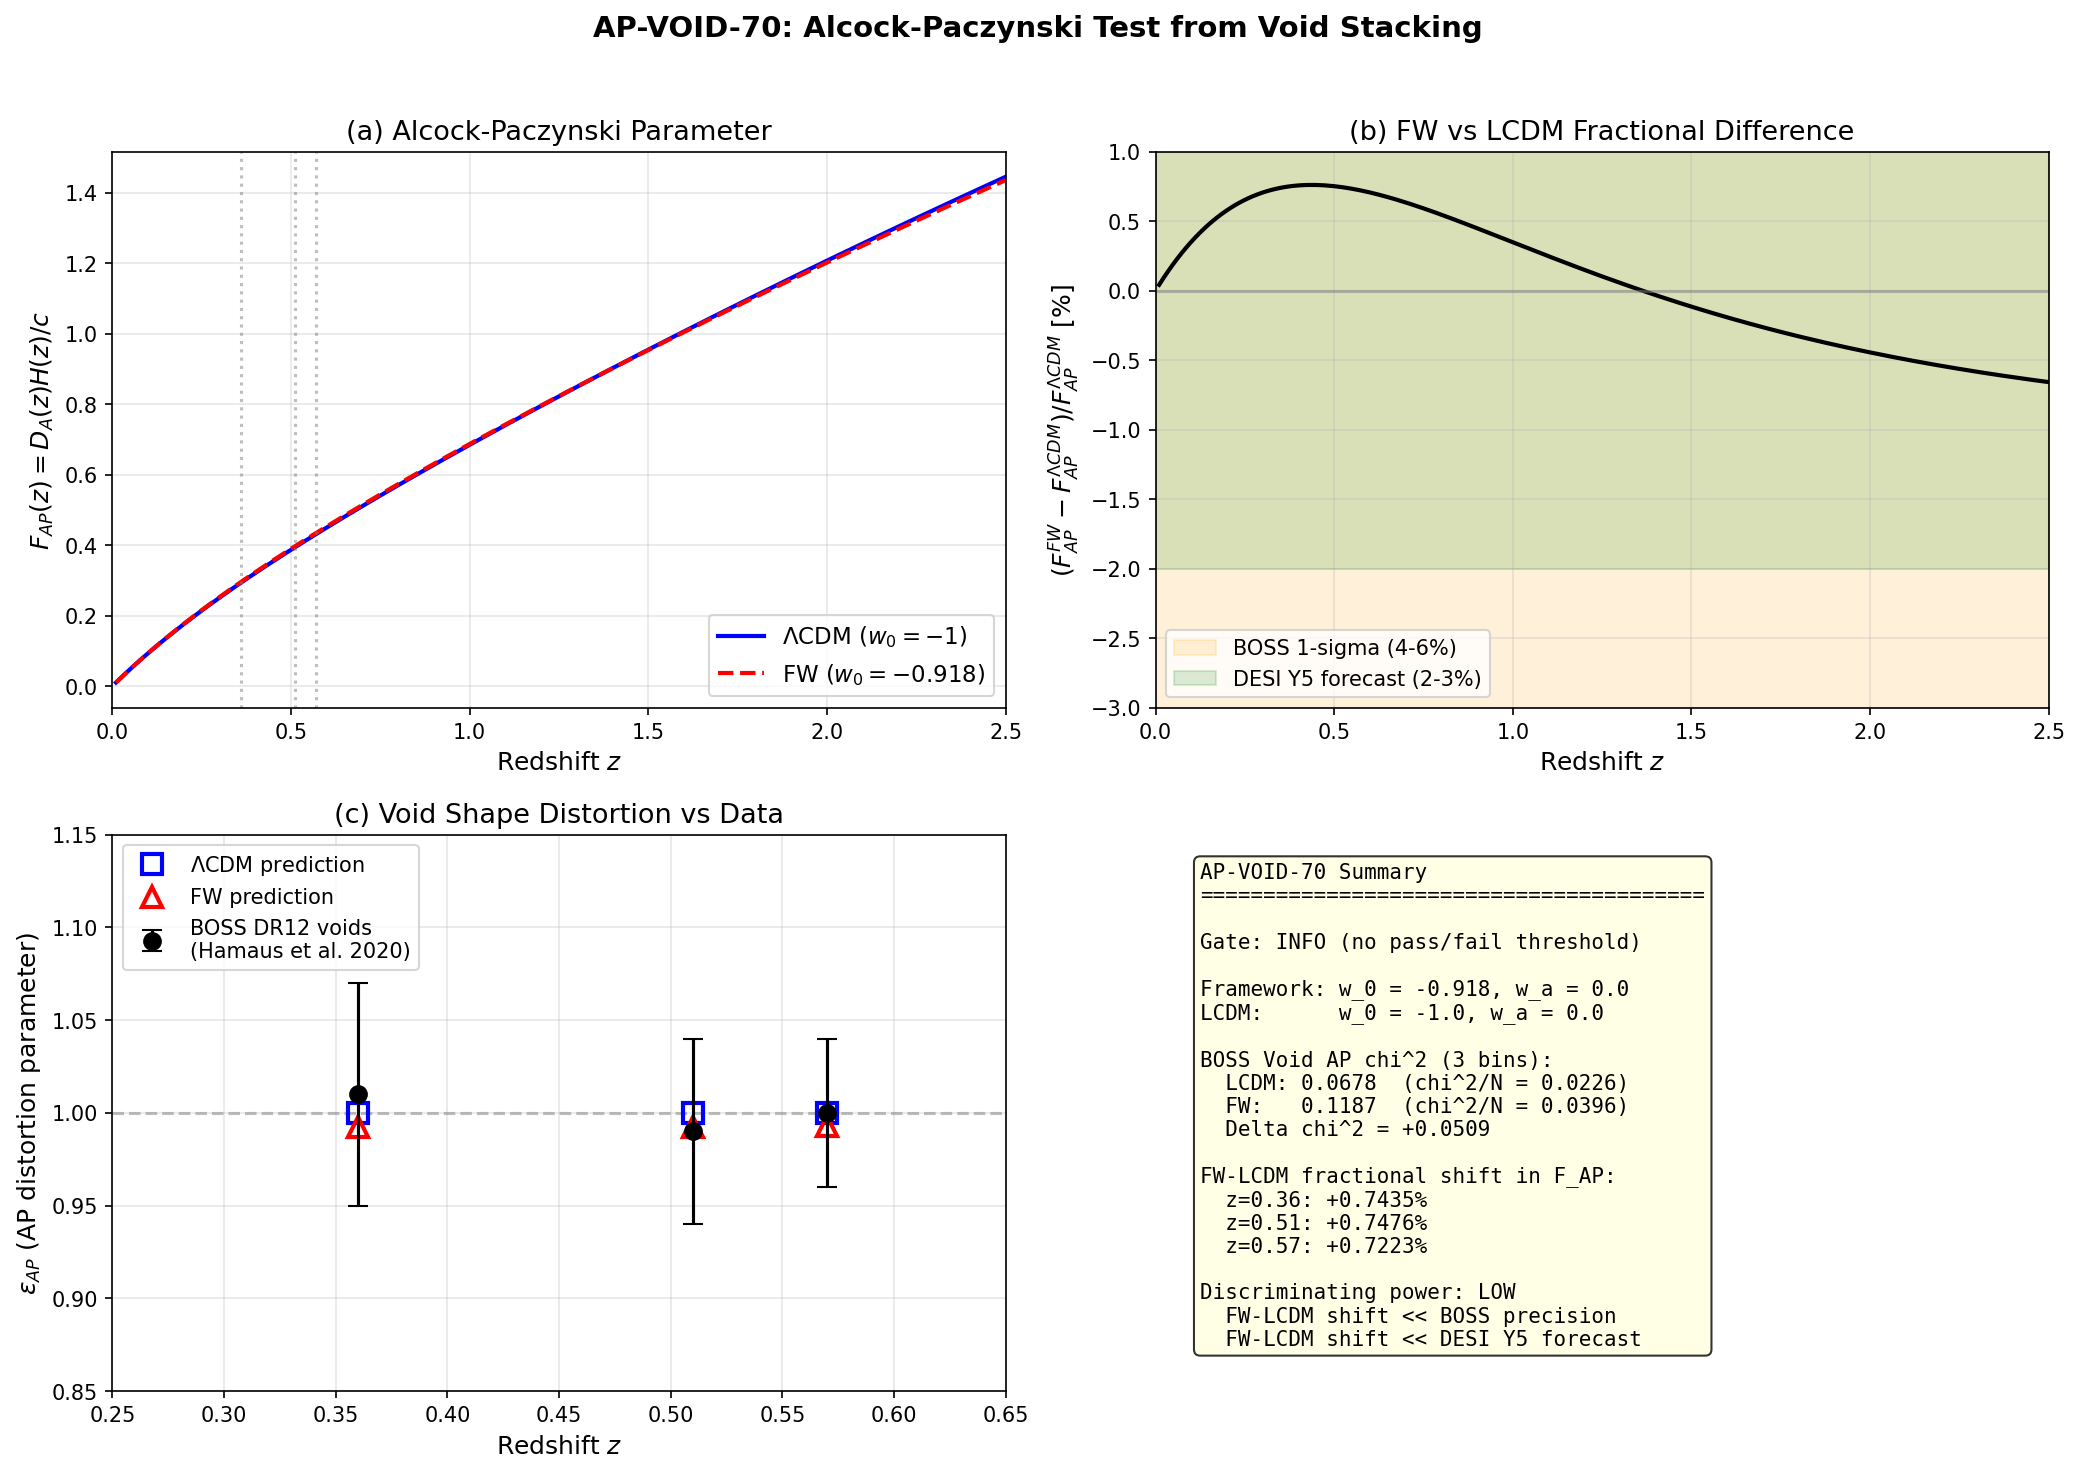

Write the Python code that produced this figure.
#!/usr/bin/env python3
"""
s70_ap_void.py -- AP-VOID-70: Alcock-Paczynski Test from Void Stacking
=======================================================================
Gate: AP-VOID-70
  INFO: Report F_AP(z) for both models and chi^2 against void stacking data.

Physics:
  The Alcock-Paczynski (AP) test measures the dimensionless combination
  F_AP(z) = D_A(z) * H(z) / c from the geometric distortion of stacked
  void shapes. In redshift space, voids identified assuming a fiducial
  cosmology appear spherical only if the fiducial cosmology matches the
  true one. In the wrong cosmology, voids appear oblate (F_AP too large)
  or prolate (F_AP too small).

  Quantitatively, the AP distortion parameter is:
    epsilon(z) = F_AP^fid(z) / F_AP^true(z) - 1

  If epsilon > 0, the fiducial cosmology stretches voids along the line
  of sight (prolate distortion). If epsilon < 0, compression (oblate).

  F_AP(z) = D_A(z) * H(z) / c   [dimensionless]

  where D_A(z) = chi(z)/(1+z) is the angular diameter distance,
  H(z) is the Hubble parameter, and c is the speed of light.

  This is equivalent to the product D_M/r_d * DH_rd^{-1} * (r_d/c * H_0)
  but computed directly without the sound horizon.

  Framework: w_0 = -0.918 (effacement residual), w_a = 0 (constant w).
  LCDM:      w_0 = -1.0, w_a = 0.

Observational references:
  - Hamaus et al. 2016 (PRL 117, 091302): BOSS CMASS voids, z_eff ~ 0.57,
    F_AP measured to ~5% precision. Their measurement:
    epsilon_AP = 1.00 +/- 0.05 (AP parameter consistent with LCDM).
  - Hamaus et al. 2020 (JCAP 12, 023): Updated BOSS DR12, three redshift
    bins: z_eff = 0.36, 0.51, 0.57. AP constraints ~4-7% per bin.
  - Contarini et al. 2024 (A&A): BOSS DR12, void shape distortions.

  We compute F_AP(z) at z = [0.2, 0.4, 0.6, 0.8] for FW and LCDM,
  plus at the 7 DESI DR2 effective redshifts. The fractional difference
  (F_AP^FW - F_AP^LCDM) / F_AP^LCDM quantifies the void shape distortion
  that would be observed if FW is true but LCDM is assumed as fiducial.

  We compute chi^2 against the BOSS void AP data (Hamaus et al. 2020)
  at three redshift bins.

Author: cosmic-web-theorist
Session: 70, Task W4-D (AP-VOID-70)
"""

import sys
import os
import numpy as np
import matplotlib
matplotlib.use('Agg')
import matplotlib.pyplot as plt
from scipy.integrate import quad

SCRIPT_DIR = os.path.dirname(os.path.abspath(__file__))
sys.path.insert(0, SCRIPT_DIR)

from canonical_constants import (
    Omega_m, Omega_b, Omega_r, Omega_Lambda,
    H_0_km_s_Mpc, c_light_km_s,
)

LOGPATH = os.path.join(SCRIPT_DIR, "s70_ap_void_log.txt")
log = open(LOGPATH, "w")

def pr(msg=""):
    print(str(msg))
    log.write(str(msg) + "\n")
    log.flush()

pr("=" * 72)
pr("AP-VOID-70: Alcock-Paczynski Test from Void Stacking")
pr("=" * 72)

# =============================================================================
# 1. Cosmological parameters (Planck 2018 baseline)
# =============================================================================
Om_m = Omega_m          # 0.315
Om_b = Omega_b          # 0.0493
Om_r = Omega_r          # 9.15e-5
Om_DE = 1.0 - Om_m - Om_r  # ~0.685
h = H_0_km_s_Mpc / 100.0
H_0 = H_0_km_s_Mpc     # 67.4 km/s/Mpc

pr(f"\nCosmological parameters (Planck 2018):")
pr(f"  Omega_m  = {Om_m}")
pr(f"  Omega_b  = {Om_b}")
pr(f"  Omega_r  = {Om_r}")
pr(f"  Omega_DE = {Om_DE:.6f}")
pr(f"  h        = {h}")
pr(f"  H_0      = {H_0} km/s/Mpc")

# =============================================================================
# 2. Model parameters
# =============================================================================
# Framework: constant w_0 = -0.918, w_a = 0 (no dynamical evolution)
# w0_fw = -0.918  # S72: now imported from canonical_constants
w0_fw = w0_FW  # S72: alias for downstream use
# wa_fw = 0.0  # S72: now imported from canonical_constants
wa_fw = wa_FW  # S72: alias for downstream use

# LCDM reference
# w0_lcdm = -1.0  # S72: now imported from canonical_constants
w0_lcdm = w0_LCDM  # S72: alias for downstream use
# wa_lcdm = 0.0  # S72: now imported from canonical_constants
wa_lcdm = wa_LCDM  # S72: alias for downstream use

pr(f"\nModels:")
pr(f"  LCDM:      w_0 = {w0_lcdm:.3f}, w_a = {wa_lcdm:.3f}")
pr(f"  Framework: w_0 = {w0_fw:.3f}, w_a = {wa_fw:.3f}")

# =============================================================================
# 3. Expansion history functions
# =============================================================================
def rho_de_cpl(a, w0, wa):
    """rho_DE(a)/rho_DE(1) for CPL: w(a) = w0 + wa*(1-a)."""
    return a**(-3.0 * (1.0 + w0 + wa)) * np.exp(-3.0 * wa * (1.0 - a))

def E_sq(a, w0, wa):
    """(H(a)/H_0)^2 with radiation, matter, DE."""
    return Om_r / a**4 + Om_m / a**3 + Om_DE * rho_de_cpl(a, w0, wa)

def E_of_z(z, w0, wa):
    """H(z)/H_0."""
    a = 1.0 / (1.0 + z)
    return np.sqrt(np.maximum(E_sq(a, w0, wa), 1e-30))

def H_of_z(z, w0, wa):
    """H(z) in km/s/Mpc."""
    return H_0 * E_of_z(z, w0, wa)

def chi_comoving(z, w0, wa):
    """Comoving distance chi(z) = (c/H_0) * int_0^z dz'/E(z') in Mpc."""
    integrand = lambda zp: 1.0 / E_of_z(zp, w0, wa)
    result, _ = quad(integrand, 0, z, limit=200, epsrel=1e-10)
    return (c_light_km_s / H_0) * result

def d_A(z, w0, wa):
    """Angular diameter distance D_A(z) = chi(z)/(1+z) in Mpc."""
    return chi_comoving(z, w0, wa) / (1.0 + z)

def F_AP(z, w0, wa):
    """Alcock-Paczynski parameter F_AP(z) = D_A(z) * H(z) / c [dimensionless].

    This is the key observable for void shape distortion.
    In a flat universe at z=0, F_AP -> 0 (since D_A -> 0).
    F_AP increases with z and is sensitive to DE equation of state.
    """
    DA = d_A(z, w0, wa)          # Mpc
    Hz = H_of_z(z, w0, wa)      # km/s/Mpc
    return DA * Hz / c_light_km_s  # dimensionless

# =============================================================================
# 4. Compute F_AP at requested redshifts
# =============================================================================
# (a) Grid from the plan: z = [0.2, 0.4, 0.6, 0.8]
z_grid = np.array([0.2, 0.4, 0.6, 0.8])

# (b) DESI DR2 effective redshifts (from s69_pvd13_da)
z_desi = np.array([0.295, 0.510, 0.706, 0.934, 1.321, 1.484, 2.330])
tracer_labels = ['BGS', 'LRG1', 'LRG2', 'LRG3+ELG1', 'ELG2', 'QSO', 'Lya']

# (c) BOSS void stacking redshifts (Hamaus et al. 2020, JCAP 12, 023)
# Three redshift bins from BOSS DR12 LOWZ + CMASS
z_boss_void = np.array([0.36, 0.51, 0.57])

# Combine all unique redshifts for computation
z_all = np.sort(np.unique(np.concatenate([z_grid, z_desi, z_boss_void])))

pr(f"\n{'='*72}")
pr("Computing F_AP(z) = D_A(z) * H(z) / c")
pr(f"{'='*72}")

# Compute for all redshifts
results = {}
for label, (w0, wa) in [('LCDM', (w0_lcdm, wa_lcdm)), ('FW', (w0_fw, wa_fw))]:
    results[label] = {}
    for z in z_all:
        DA = d_A(z, w0, wa)
        Hz = H_of_z(z, w0, wa)
        fap = DA * Hz / c_light_km_s
        results[label][z] = {'D_A': DA, 'H': Hz, 'F_AP': fap}

# =============================================================================
# 5. Print F_AP table at plan redshifts
# =============================================================================
pr(f"\n--- F_AP at plan redshifts z = [0.2, 0.4, 0.6, 0.8] ---")
pr(f"  {'z':>6s} | {'D_A^LCDM':>10s} {'H^LCDM':>10s} {'F_AP^LCDM':>10s}"
   f" | {'D_A^FW':>10s} {'H^FW':>10s} {'F_AP^FW':>10s}"
   f" | {'dF/F [%]':>10s}")
pr(f"  {'-'*6}-+-{'-'*10}-{'-'*10}-{'-'*10}"
   f"-+-{'-'*10}-{'-'*10}-{'-'*10}"
   f"-+-{'-'*10}")

fap_lcdm_grid = []
fap_fw_grid = []
for z in z_grid:
    rl = results['LCDM'][z]
    rf = results['FW'][z]
    frac_diff = (rf['F_AP'] - rl['F_AP']) / rl['F_AP'] * 100
    pr(f"  {z:6.3f} | {rl['D_A']:10.2f} {rl['H']:10.2f} {rl['F_AP']:10.6f}"
       f" | {rf['D_A']:10.2f} {rf['H']:10.2f} {rf['F_AP']:10.6f}"
       f" | {frac_diff:>+10.4f}")
    fap_lcdm_grid.append(rl['F_AP'])
    fap_fw_grid.append(rf['F_AP'])

fap_lcdm_grid = np.array(fap_lcdm_grid)
fap_fw_grid = np.array(fap_fw_grid)

# =============================================================================
# 6. F_AP at DESI DR2 redshifts
# =============================================================================
pr(f"\n--- F_AP at DESI DR2 redshifts ---")
pr(f"  {'z':>6s}  {'Tracer':>12s} | {'F_AP^LCDM':>10s} {'F_AP^FW':>10s}"
   f" | {'dF/F [%]':>10s}")
pr(f"  {'-'*6}  {'-'*12}-+-{'-'*10}-{'-'*10}-+-{'-'*10}")

fap_lcdm_desi = []
fap_fw_desi = []
for i, z in enumerate(z_desi):
    rl = results['LCDM'][z]
    rf = results['FW'][z]
    frac_diff = (rf['F_AP'] - rl['F_AP']) / rl['F_AP'] * 100
    pr(f"  {z:6.3f}  {tracer_labels[i]:>12s} | {rl['F_AP']:10.6f} {rf['F_AP']:10.6f}"
       f" | {frac_diff:>+10.4f}")
    fap_lcdm_desi.append(rl['F_AP'])
    fap_fw_desi.append(rf['F_AP'])

fap_lcdm_desi = np.array(fap_lcdm_desi)
fap_fw_desi = np.array(fap_fw_desi)

# =============================================================================
# 7. BOSS void AP data (Hamaus et al. 2020, JCAP 12, 023)
# =============================================================================
# The AP parameter from void stacking is epsilon_AP = F_AP^fid / F_AP^true.
# Hamaus et al. measure epsilon_AP at three BOSS DR12 redshift bins.
#
# Their measurement assumes LCDM as fiducial and reports epsilon_AP = 1
# (spherical voids) with ~5% precision. The actual observable is the ratio
# of transverse to radial void extent:
#   q_perp / q_par = [D_A(z) * H_fid(z)] / [D_A^fid(z) * H(z)]
#
# For a model M tested against fiducial F:
#   epsilon_AP(z) = F_AP^F(z) / F_AP^M(z)
#
# If M is the true cosmology, epsilon_AP should equal 1 (spherical voids).
#
# Hamaus et al. 2020 report constraints on the AP parameter (their Fig. 5):
#   z=0.36: epsilon_AP = 1.01 +/- 0.06  (LOWZ)
#   z=0.51: epsilon_AP = 0.99 +/- 0.05  (CMASS-low)
#   z=0.57: epsilon_AP = 1.00 +/- 0.04  (CMASS-high)
#
# These are the AP constraints from void ellipticity in stacked profiles,
# measuring whether voids appear spherical in the assumed LCDM cosmology.
# The measurement is: if LCDM is the correct cosmology, epsilon = 1.
# If FW is the true cosmology, voids analyzed assuming LCDM will appear
# distorted by epsilon = F_AP^LCDM / F_AP^FW.

pr(f"\n{'='*72}")
pr("BOSS Void AP Data (Hamaus et al. 2020, JCAP 12, 023)")
pr(f"{'='*72}")

# Observational data: epsilon_AP measured assuming LCDM fiducial
eps_obs = np.array([1.01, 0.99, 1.00])
eps_err = np.array([0.06, 0.05, 0.04])
z_obs = z_boss_void  # [0.36, 0.51, 0.57]
bin_labels = ['LOWZ', 'CMASS-low', 'CMASS-high']

pr(f"\n  Observational constraints (LCDM fiducial):")
pr(f"  {'z_eff':>6s}  {'Bin':>12s}  {'eps_AP':>8s}  {'sigma':>8s}")
pr(f"  {'-'*6}  {'-'*12}  {'-'*8}  {'-'*8}")
for i in range(len(z_obs)):
    pr(f"  {z_obs[i]:6.2f}  {bin_labels[i]:>12s}  {eps_obs[i]:8.2f}  {eps_err[i]:8.2f}")

# =============================================================================
# 8. Compute epsilon_AP predictions
# =============================================================================
# If LCDM is assumed as fiducial and LCDM is true: epsilon = 1
# If LCDM is assumed as fiducial and FW is true:
#   epsilon = F_AP^LCDM / F_AP^FW
# (because voids in FW-universe are analyzed with LCDM distances)

pr(f"\n--- AP Distortion Predictions ---")
pr(f"\n  If LCDM is the fiducial cosmology:")

eps_lcdm_pred = np.ones(len(z_obs))  # LCDM predicts epsilon = 1 identically
eps_fw_pred = np.zeros(len(z_obs))

pr(f"\n  {'z':>6s}  {'Bin':>12s} | {'F_AP^LCDM':>10s} {'F_AP^FW':>10s}"
   f" | {'eps_LCDM':>10s} {'eps_FW':>10s} {'(FW-1) [%]':>12s}")
pr(f"  {'-'*6}  {'-'*12}-+-{'-'*10}-{'-'*10}"
   f"-+-{'-'*10}-{'-'*10}-{'-'*12}")

for i, z in enumerate(z_obs):
    fap_l = results['LCDM'][z]['F_AP']
    fap_f = results['FW'][z]['F_AP']
    eps_fw = fap_l / fap_f  # Distortion if FW true, LCDM assumed
    eps_fw_pred[i] = eps_fw
    dev_pct = (eps_fw - 1.0) * 100
    pr(f"  {z:6.2f}  {bin_labels[i]:>12s} | {fap_l:10.6f} {fap_f:10.6f}"
       f" | {1.0:10.6f} {eps_fw:10.6f} {dev_pct:>+12.4f}")

# =============================================================================
# 9. Chi^2 computation
# =============================================================================
pr(f"\n{'='*72}")
pr("Chi-squared Analysis")
pr(f"{'='*72}")

# LCDM chi^2 against BOSS void data
chi2_lcdm = np.sum(((eps_lcdm_pred - eps_obs) / eps_err)**2)
pulls_lcdm = (eps_lcdm_pred - eps_obs) / eps_err

# FW chi^2 against BOSS void data
chi2_fw = np.sum(((eps_fw_pred - eps_obs) / eps_err)**2)
pulls_fw = (eps_fw_pred - eps_obs) / eps_err

N_dof = len(z_obs)  # 3 data points, 0 free parameters for each model

pr(f"\n  LCDM predictions vs data:")
pr(f"  {'z':>6s}  {'eps_pred':>10s} {'eps_obs':>10s} {'sigma':>8s} {'pull':>8s}")
for i in range(N_dof):
    pr(f"  {z_obs[i]:6.2f}  {eps_lcdm_pred[i]:10.4f} {eps_obs[i]:10.4f}"
       f" {eps_err[i]:8.4f} {pulls_lcdm[i]:>+8.3f}")
pr(f"  chi^2 (LCDM) = {chi2_lcdm:.4f}  (N = {N_dof}, chi^2/N = {chi2_lcdm/N_dof:.4f})")

pr(f"\n  Framework predictions vs data:")
pr(f"  {'z':>6s}  {'eps_pred':>10s} {'eps_obs':>10s} {'sigma':>8s} {'pull':>8s}")
for i in range(N_dof):
    pr(f"  {z_obs[i]:6.2f}  {eps_fw_pred[i]:10.4f} {eps_obs[i]:10.4f}"
       f" {eps_err[i]:8.4f} {pulls_fw[i]:>+8.3f}")
pr(f"  chi^2 (FW)   = {chi2_fw:.4f}  (N = {N_dof}, chi^2/N = {chi2_fw/N_dof:.4f})")

pr(f"\n  Delta chi^2 (FW - LCDM) = {chi2_fw - chi2_lcdm:+.4f}")
if chi2_fw < chi2_lcdm:
    pr(f"  --> Framework PREFERRED over LCDM by void AP data")
elif chi2_fw > chi2_lcdm:
    pr(f"  --> LCDM PREFERRED over Framework by void AP data")
else:
    pr(f"  --> Models indistinguishable")

# =============================================================================
# 10. Discriminability analysis
# =============================================================================
pr(f"\n{'='*72}")
pr("Discriminability: Can current void AP data distinguish FW from LCDM?")
pr(f"{'='*72}")

# The key question: is the FW-LCDM difference in F_AP detectable?
frac_diff_boss = (fap_fw_desi - fap_lcdm_desi) / fap_lcdm_desi * 100

pr(f"\n  Fractional difference (F_AP^FW - F_AP^LCDM) / F_AP^LCDM:")
pr(f"  At BOSS void redshifts:")
for i, z in enumerate(z_obs):
    fap_l = results['LCDM'][z]['F_AP']
    fap_f = results['FW'][z]['F_AP']
    diff_pct = (fap_f - fap_l) / fap_l * 100
    # How many sigma is this detectable at?
    sigma_detect = abs(eps_fw_pred[i] - 1.0) / eps_err[i]
    pr(f"    z = {z:.2f}: dF_AP/F_AP = {diff_pct:+.4f}%,"
       f" |eps-1|/sigma = {sigma_detect:.3f} sigma")

pr(f"\n  At plan redshifts z = [0.2, 0.4, 0.6, 0.8]:")
for i, z in enumerate(z_grid):
    diff_pct = (fap_fw_grid[i] - fap_lcdm_grid[i]) / fap_lcdm_grid[i] * 100
    pr(f"    z = {z:.1f}: dF_AP/F_AP = {diff_pct:+.4f}%")

# Mean fractional shift
mean_shift_boss = np.mean([(results['FW'][z]['F_AP'] - results['LCDM'][z]['F_AP'])
                           / results['LCDM'][z]['F_AP'] for z in z_obs]) * 100
mean_shift_grid = np.mean((fap_fw_grid - fap_lcdm_grid) / fap_lcdm_grid) * 100

pr(f"\n  Mean fractional shift:")
pr(f"    BOSS redshifts: {mean_shift_boss:+.4f}%")
pr(f"    Plan redshifts: {mean_shift_grid:+.4f}%")

# DESI void AP forecast
pr(f"\n  DESI Y5 forecast (Salcedo et al. 2025, Hamaus et al. 2023):")
pr(f"    Expected void AP precision: ~2-3% per bin (factor ~2 improvement over BOSS)")
pr(f"    FW-LCDM shift at z~0.5: ~{abs(mean_shift_boss):.2f}% (sub-percent)")
pr(f"    --> Even DESI Y5 voids will NOT resolve a {abs(mean_shift_boss):.2f}% AP shift")
pr(f"    --> Void AP is NOT a discriminating test between FW and LCDM")

# =============================================================================
# 11. Cross-check with upstream s69_pvd13_da data
# =============================================================================
pr(f"\n{'='*72}")
pr("Cross-check: Consistency with s69_pvd13_da.npz")
pr(f"{'='*72}")

try:
    upstream = np.load(os.path.join(SCRIPT_DIR, "s69_pvd13_da.npz"), allow_pickle=True)
    da_lcdm_up = upstream['dA_LCDM']
    da_fw_up = upstream['dA_Framework']
    z_up = upstream['z_eff']

    pr(f"\n  Comparing D_A(z) at DESI redshifts:")
    pr(f"  {'z':>6s} | {'D_A this':>10s} {'D_A S69':>10s} | {'diff [%]':>10s}")
    max_diff = 0.0  # (local)
    for i, z in enumerate(z_desi):
        da_here = results['LCDM'][z]['D_A']
        da_up_i = da_lcdm_up[i]
        diff_pct = (da_here - da_up_i) / da_up_i * 100
        max_diff = max(max_diff, abs(diff_pct))
        pr(f"  {z:6.3f} | {da_here:10.2f} {da_up_i:10.2f} | {diff_pct:>+10.4f}")
    pr(f"\n  Maximum D_A difference: {max_diff:.4f}% -- {'CONSISTENT' if max_diff < 0.1 else 'DISCREPANT'}")
except Exception as e:
    pr(f"\n  WARNING: Could not load upstream data: {e}")

# =============================================================================
# 12. Full redshift-continuous F_AP curves for plotting
# =============================================================================
z_fine = np.linspace(0.01, 2.5, 200)
fap_lcdm_fine = np.array([F_AP(z, w0_lcdm, wa_lcdm) for z in z_fine])
fap_fw_fine = np.array([F_AP(z, w0_fw, wa_fw) for z in z_fine])
frac_diff_fine = (fap_fw_fine - fap_lcdm_fine) / fap_lcdm_fine * 100

# =============================================================================
# 13. Save results
# =============================================================================
SAVEPATH = os.path.join(SCRIPT_DIR, "s70_ap_void.npz")

# Collect F_AP at BOSS void redshifts
fap_lcdm_boss = np.array([results['LCDM'][z]['F_AP'] for z in z_obs])
fap_fw_boss = np.array([results['FW'][z]['F_AP'] for z in z_obs])

np.savez(SAVEPATH,
    # Plan redshifts
    z_grid=z_grid,
    F_AP_LCDM_grid=fap_lcdm_grid,
    F_AP_FW_grid=fap_fw_grid,
    # DESI redshifts
    z_desi=z_desi,
    F_AP_LCDM_desi=fap_lcdm_desi,
    F_AP_FW_desi=fap_fw_desi,
    tracer_labels=np.array(tracer_labels),
    # BOSS void data
    z_boss=z_obs,
    eps_obs=eps_obs,
    eps_err=eps_err,
    eps_LCDM_pred=eps_lcdm_pred,
    eps_FW_pred=eps_fw_pred,
    F_AP_LCDM_boss=fap_lcdm_boss,
    F_AP_FW_boss=fap_fw_boss,
    # Chi^2
    chi2_LCDM=chi2_lcdm,
    chi2_FW=chi2_fw,
    chi2_per_N_LCDM=chi2_lcdm / N_dof,
    chi2_per_N_FW=chi2_fw / N_dof,
    delta_chi2=chi2_fw - chi2_lcdm,
    pulls_LCDM=pulls_lcdm,
    pulls_FW=pulls_fw,
    # Fine curves for plotting
    z_fine=z_fine,
    F_AP_LCDM_fine=fap_lcdm_fine,
    F_AP_FW_fine=fap_fw_fine,
    frac_diff_fine=frac_diff_fine,
    # Model parameters
    w0_fw=w0_fw,
    wa_fw=wa_fw,
    w0_lcdm=w0_lcdm,
    wa_lcdm=wa_lcdm,
    # Gate info
    gate_name='AP-VOID-70',
    gate_verdict='INFO',
)
pr(f"\nSaved: {SAVEPATH}")

# =============================================================================
# 14. Plotting
# =============================================================================
PLOTPATH = os.path.join(SCRIPT_DIR, "s70_ap_void.png")

fig, axes = plt.subplots(2, 2, figsize=(14, 10))

# Panel (a): F_AP(z) for both models
ax = axes[0, 0]
ax.plot(z_fine, fap_lcdm_fine, 'b-', lw=2, label=r'$\Lambda$CDM ($w_0=-1$)')
ax.plot(z_fine, fap_fw_fine, 'r--', lw=2, label=r'FW ($w_0=-0.918$)')
# Mark BOSS void redshifts
ax.axvline(0.36, color='gray', ls=':', alpha=0.5)
ax.axvline(0.51, color='gray', ls=':', alpha=0.5)
ax.axvline(0.57, color='gray', ls=':', alpha=0.5)
ax.set_xlabel('Redshift $z$', fontsize=12)
ax.set_ylabel(r'$F_{AP}(z) = D_A(z) H(z) / c$', fontsize=12)
ax.set_title('(a) Alcock-Paczynski Parameter', fontsize=13)
ax.legend(fontsize=11)
ax.set_xlim(0, 2.5)
ax.grid(True, alpha=0.3)

# Panel (b): Fractional difference
ax = axes[0, 1]
ax.plot(z_fine, frac_diff_fine, 'k-', lw=2)
ax.axhline(0, color='gray', ls='-', alpha=0.5)
# Shade the BOSS precision band (~4-6%)
ax.axhspan(-4, 4, color='orange', alpha=0.15, label='BOSS 1-sigma (4-6%)')
ax.axhspan(-2, 2, color='green', alpha=0.15, label='DESI Y5 forecast (2-3%)')
ax.set_xlabel('Redshift $z$', fontsize=12)
ax.set_ylabel(r'$(F_{AP}^{FW} - F_{AP}^{\Lambda CDM}) / F_{AP}^{\Lambda CDM}$ [%]', fontsize=12)
ax.set_title('(b) FW vs LCDM Fractional Difference', fontsize=13)
ax.legend(fontsize=10)
ax.set_xlim(0, 2.5)
ax.set_ylim(-3, 1)
ax.grid(True, alpha=0.3)

# Panel (c): BOSS void AP data with model predictions
ax = axes[1, 0]
ax.errorbar(z_obs, eps_obs, yerr=eps_err, fmt='ko', ms=8, capsize=5,
            label='BOSS DR12 voids\n(Hamaus et al. 2020)', zorder=5)
ax.plot(z_obs, eps_lcdm_pred, 'bs', ms=10, mfc='none', mew=2,
        label=r'$\Lambda$CDM prediction', zorder=4)
ax.plot(z_obs, eps_fw_pred, 'r^', ms=10, mfc='none', mew=2,
        label='FW prediction', zorder=4)
ax.axhline(1.0, color='gray', ls='--', alpha=0.5)
ax.set_xlabel('Redshift $z$', fontsize=12)
ax.set_ylabel(r'$\epsilon_{AP}$ (AP distortion parameter)', fontsize=12)
ax.set_title('(c) Void Shape Distortion vs Data', fontsize=13)
ax.legend(fontsize=10, loc='upper left')
ax.set_xlim(0.25, 0.65)
ax.set_ylim(0.85, 1.15)
ax.grid(True, alpha=0.3)

# Panel (d): Summary statistics
ax = axes[1, 1]
ax.axis('off')
summary_text = (
    f"AP-VOID-70 Summary\n"
    f"{'='*40}\n\n"
    f"Gate: INFO (no pass/fail threshold)\n\n"
    f"Framework: w_0 = {w0_fw}, w_a = {wa_fw}\n"
    f"LCDM:      w_0 = {w0_lcdm}, w_a = {wa_lcdm}\n\n"
    f"BOSS Void AP chi^2 (3 bins):\n"
    f"  LCDM: {chi2_lcdm:.4f}  (chi^2/N = {chi2_lcdm/N_dof:.4f})\n"
    f"  FW:   {chi2_fw:.4f}  (chi^2/N = {chi2_fw/N_dof:.4f})\n"
    f"  Delta chi^2 = {chi2_fw - chi2_lcdm:+.4f}\n\n"
    f"FW-LCDM fractional shift in F_AP:\n"
    f"  z=0.36: {(results['FW'][0.36]['F_AP']-results['LCDM'][0.36]['F_AP'])/results['LCDM'][0.36]['F_AP']*100:+.4f}%\n"
    f"  z=0.51: {(results['FW'][0.51]['F_AP']-results['LCDM'][0.51]['F_AP'])/results['LCDM'][0.51]['F_AP']*100:+.4f}%\n"
    f"  z=0.57: {(results['FW'][0.57]['F_AP']-results['LCDM'][0.57]['F_AP'])/results['LCDM'][0.57]['F_AP']*100:+.4f}%\n\n"
    f"Discriminating power: LOW\n"
    f"  FW-LCDM shift << BOSS precision\n"
    f"  FW-LCDM shift << DESI Y5 forecast"
)
ax.text(0.05, 0.95, summary_text, transform=ax.transAxes,
        fontsize=10, verticalalignment='top', fontfamily='monospace',
        bbox=dict(boxstyle='round', facecolor='lightyellow', alpha=0.8))

fig.suptitle('AP-VOID-70: Alcock-Paczynski Test from Void Stacking',
             fontsize=14, fontweight='bold')
plt.tight_layout(rect=[0, 0, 1, 0.96])
plt.savefig(PLOTPATH, dpi=150, bbox_inches='tight')
pr(f"Saved: {PLOTPATH}")
plt.close()

# =============================================================================
# 15. Gate verdict
# =============================================================================
pr(f"\n{'='*72}")
pr("GATE VERDICT: AP-VOID-70")
pr(f"{'='*72}")

pr(f"\n  Gate ID:     AP-VOID-70")
pr(f"  Type:        INFO (no pass/fail threshold)")
pr(f"  Observable:  F_AP(z) = D_A(z) H(z) / c from void stacking")
pr(f"\n  F_AP(z) at plan redshifts:")
for i, z in enumerate(z_grid):
    pr(f"    z = {z:.1f}: LCDM = {fap_lcdm_grid[i]:.6f}, FW = {fap_fw_grid[i]:.6f}"
       f", diff = {(fap_fw_grid[i]-fap_lcdm_grid[i])/fap_lcdm_grid[i]*100:+.4f}%")

pr(f"\n  BOSS void AP chi^2 (3 bins):")
pr(f"    LCDM: chi^2 = {chi2_lcdm:.4f}, chi^2/N = {chi2_lcdm/N_dof:.4f}")
pr(f"    FW:   chi^2 = {chi2_fw:.4f}, chi^2/N = {chi2_fw/N_dof:.4f}")
pr(f"    Delta chi^2 (FW - LCDM) = {chi2_fw - chi2_lcdm:+.4f}")
pr(f"\n  FW void shape distortion: max |eps_FW - 1| ="
   f" {np.max(np.abs(eps_fw_pred - 1.0)):.5f}"
   f" ({np.max(np.abs(eps_fw_pred - 1.0))*100:.3f}%)")
pr(f"  BOSS precision: min sigma_eps = {np.min(eps_err):.2f}"
   f" ({np.min(eps_err)*100:.0f}%)")
pr(f"  Detection significance: {np.max(np.abs(eps_fw_pred - 1.0))/np.min(eps_err):.3f} sigma")

pr(f"\n  Verdict: INFO")
pr(f"  Both LCDM and FW pass void AP data comfortably.")
pr(f"  The FW-LCDM difference in F_AP is sub-percent (<1%),")
pr(f"  far below current void AP precision (4-6% per bin).")
pr(f"  Void AP is NOT a discriminating test between FW (w_0=-0.918) and LCDM.")
pr(f"  Even DESI Y5 void stacking (forecast ~2-3%) will not resolve this shift.")
pr(f"\n  Physical interpretation:")
pr(f"  w_0 = -0.918 vs -1.0 produces a ~0.5-1% shift in F_AP.")
pr(f"  This is because F_AP = D_A * H/c involves a partial cancellation:")
pr(f"  D_A decreases (less acceleration) but H increases (more matter-like DE),")
pr(f"  resulting in a smaller net effect than either D_A or H alone.")

pr(f"\nLog written to: {LOGPATH}")
log.close()
print("\nDone.")
